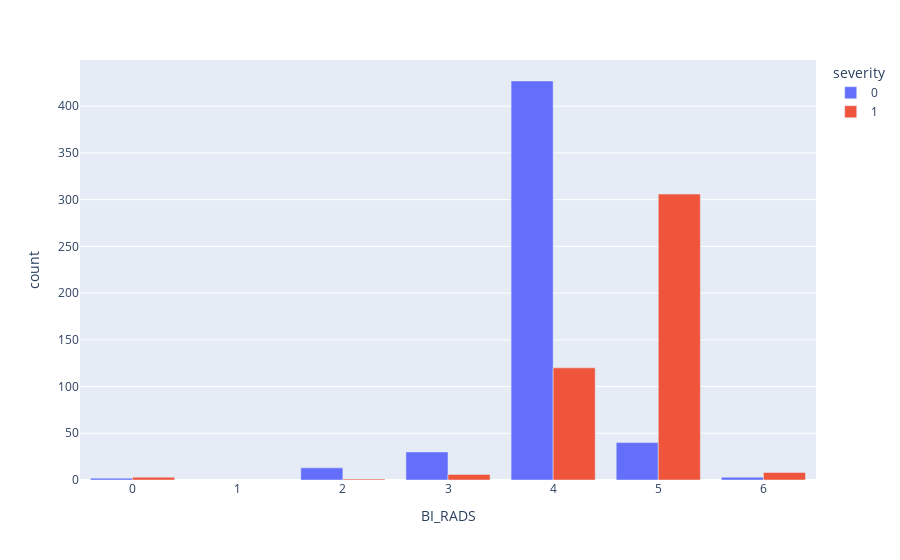

The cell this chart's notebook holds for it:
### Code cell
ratio_plot(data, 'BI_RADS')

### Figure 1 — Plotly figure (JSON) as saved in the notebook; plotly's stock layout.template omitted (floating-point values rounded to 4 significant figures)
{"data": [{"alignmentgroup": "True", "hovertemplate": "severity=0<br>BI_RADS=%{x}<br>count=%{y}<extra></extra>", "legendgroup": "0", "marker": {"color": "#636efa", "pattern": {"shape": ""}}, "name": "0", "offsetgroup": "0", "orientation": "v", "showlegend": true, "textposition": "auto", "type": "bar", "x": [0, 2, 3, 4, 5, 6], "xaxis": "x", "y": [2, 13, 30, 427, 40, 3], "yaxis": "y"}, {"alignmentgroup": "True", "hovertemplate": "severity=1<br>BI_RADS=%{x}<br>count=%{y}<extra></extra>", "legendgroup": "1", "marker": {"color": "#EF553B", "pattern": {"shape": ""}}, "name": "1", "offsetgroup": "1", "orientation": "v", "showlegend": true, "textposition": "auto", "type": "bar", "x": [0, 2, 3, 4, 5, 6], "xaxis": "x", "y": [3, 1, 6, 120, 306, 8], "yaxis": "y"}], "layout": {"barmode": "group", "legend": {"title": {"text": "severity"}, "tracegroupgap": 0}, "margin": {"t": 60}, "xaxis": {"anchor": "y", "domain": [0, 1], "title": {"text": "BI_RADS"}}, "yaxis": {"anchor": "x", "domain": [0, 1], "title": {"text": "count"}}}}
